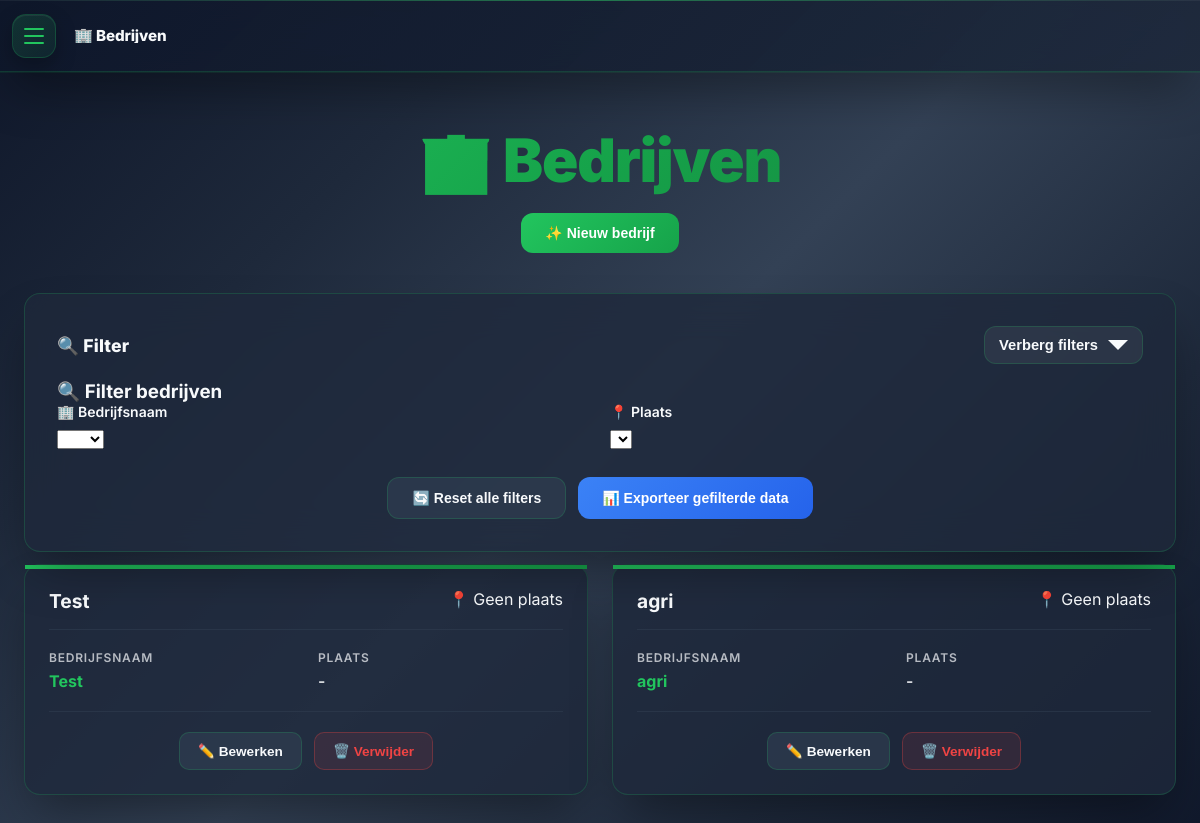
The page /bedrijven/ (signed in) on the database its author committed.
### tables this page shows
CREATE TABLE bedrijven (
    id TEXT PRIMARY KEY,
    naam TEXT NOT NULL,
    plaats TEXT,
    user_id TEXT NOT NULL,
    FOREIGN KEY (user_id) REFERENCES users(id)
);

### app/bedrijven/routes.py (the view, shortened to what this page needs)
@bedrijven_bp.route('/', methods=['GET', 'POST'])
@login_required
def bedrijven():
    conn = db.get_connection()
    bedrijven = conn.cursor().execute(
        'SELECT * FROM bedrijven WHERE user_id=?', (effective_user_id(),)
    ).fetchall()
    conn.close()
    return render_template('bedrijven/bedrijven.html', bedrijven=bedrijven)

### app/gebruikers/auth_utils.py (called while the page is built)
def effective_user_id():
    return session.get('view_as_user_id') or session.get('user_id')

def login_required(f):
    @wraps(f)
    def wrapper(*args, **kwargs):
        if 'user_id' not in session:
            flash("Log eerst in om verder te gaan.", "warning")
            return redirect(url_for('gebruikers.login'))
        return f(*args, **kwargs)
    return wrapper

### app/models/database_beheer.py (called while the page is built)
def get_connection():
    return sqlite3.connect(DB_NAME)

### app/bedrijven/templates/bedrijven/bedrijven.html (shortened to what this page needs)
<!DOCTYPE html>
<html lang="nl">
<head>
{% set _display_name = session.get('view_as_user_name')
                      or session.get('naam')
                      or session.get('username')
                      or 'Gebruiker' %}
  <link rel="stylesheet" href="{{ url_for('static', filename='css/quantum-navigation.css') }}">
  <link rel="stylesheet" href="https://cdn.jsdelivr.net/npm/choices.js@10.2.0/public/assets/styles/choices.min.css">
  <link rel="stylesheet" href="{{ url_for('static', filename='css/filter.css') }}">
  <link rel="stylesheet" href="{{ url_for('static', filename='css/quantum-modal.css') }}">
</head>
<body>
<nav id="quantumNav"
     data-component="QuantumNavigation"
     data-auto-init="true"
     data-current-page="bedrijven"
     data-admin-only="{{ 'true' if session.get('is_admin',0)==1 else 'false' }}"
     data-show-user-profile="true"
     data-user-name="{{ _display_name }}"
     data-user-avatar="{{ _display_name[0]|upper }}"
     data-user-role="{{ 'Admin' if session.get('is_admin',0)==1 else 'Gebruiker' }}">
  <button class="quantum-mobile-btn" id="quantumMobileBtn" aria-label="Menu"></button>
  <span class="quantum-page-label" id="quantumPageLabel" aria-current="page"></span>
</nav>
  <div class="container">
    <div class="header-row">
      <h1 id="pageTitle" class="sidebar-title"></h1>
      <div class="top-actions">
        <button class="action-btn" onclick="openAddDialog()">✨ Nieuw bedrijf</button>
      </div>
    </div>
    <div class="filter-section">
      <h3>🔍 Filter bedrijven</h3>
      <div class="filter-grid">
        <div class="filter-item">
          <label for="filter-naam">🏢 Bedrijfsnaam</label>
          <select id="filter-naam" data-placeholder="Kies bedrijf...">
            <option value=""></option>
          </select>
        </div>
        <div class="filter-item">
          <label for="filter-plaats">📍 Plaats</label>
          <select id="filter-plaats" data-placeholder="Kies plaats...">
            <option value=""></option>
          </select>
        </div>
      </div>
      <div class="filter-buttons">
        <button type="button" id="btn-reset" class="btn-reset">🔄 Reset alle filters</button>
        <button type="button" id="btn-export" class="btn-filter">📊 Exporteer gefilterde data</button>
      </div>
    </div>
    <div class="data-container">
      {% if bedrijven %}
      <div class="modern-grid" id="bedrijven-grid">
        {% for bedrijf in bedrijven %}
        <div class="data-card"
             data-id="{{ bedrijf[0] }}"
             data-naam="{{ bedrijf[1] }}"
             data-plaats="{{ bedrijf[2] or '' }}">
          <div class="card-header">
            <div class="card-title">{{ bedrijf[1] }}</div>
            <div class="card-date">📍 {{ bedrijf[2] or 'Geen plaats' }}</div>
          </div>
          <div class="card-content">
            <div>
              <div class="card-label">Bedrijfsnaam</div>
              <div class="card-value" style="color:var(--quantum-accent);font-weight:700">{{ bedrijf[1] }}</div>
            </div>
            <div>
              <div class="card-label">Plaats</div>
              <div class="card-value">{{ bedrijf[2] or '-' }}</div>
            </div>
          </div>
          <div class="card-actions">
            <button type="button" onclick="openEditDialog(
              '{{ bedrijf[0] }}','{{ bedrijf[1] }}','{{ bedrijf[2] }}'
            )" class="btn-edit">✏️ Bewerken</button>
            <form action="{{ url_for('bedrijven.bedrijven_delete', id=bedrijf[0]) }}" method="POST" style="display:inline;">
              <button type="button" class="danger-btn" onclick="confirmDelete(this, '{{ bedrijf[1] | e }}')">🗑️ Verwijder</button>
            </form>
          </div>
        </div>
        {% endfor %}
      </div>
      {% else %}
      <div class="no-data">
        <h3>🤷‍♂️ Geen bedrijven gevonden</h3>
        <p>Er zijn nog geen bedrijven toegevoegd aan het systeem.</p>
        <button onclick="openAddDialog()" class="action-btn">✨ Voeg het eerste bedrijf toe</button>
      </div>
      {% endif %}
    </div>
  </div>
</body>
</html>

### app/static/css/quantum-navigation.css (style rules this page uses)
:root { --quantum-primary:#0f172a; --quantum-secondary:#1e293b; --quantum-accent:#22c55e; --quantum-accent-dark:#16a34a; --quantum-text:#f8fafc; --quantum-text-muted:rgba(248,250,252,.7); --quantum-border:rgba(34,197,94,.22); --shadow-quantum:0 25px 50px -12px rgba(0,0,0,.4); --transition:all .28s cubic-bezier(.4,0,.2,1); --qnav-h: 72px; --qnav-gap: 12px; }
body { padding-top: calc(var(--qnav-h) + var(--qnav-gap)); }
.quantum-nav, .quantum-nav *,.quantum-nav *::before,.quantum-nav *::after { box-sizing:border-box; margin:0; padding:0; }
#quantumNav.quantum-nav { position:fixed; inset:0 0 auto 0; z-index:10000; min-height:72px; font-family:'Inter',system-ui,sans-serif; -webkit-font-smoothing:antialiased; text-rendering:optimizeLegibility; backdrop-filter:blur(18px) saturate(160%); background:linear-gradient(135deg, rgba(15,23,42,.95), rgba(30,41,59,.92)); border-bottom:1px solid var(--quantum-border); box-shadow:0 1px 0 rgba(34,197,94,.10), var(--shadow-quantum), inset 0 1px 0 rgba(255,255,255,.05); transition:background .25s ease, box-shadow .25s ease; display:flex; align-items:center; gap:8px; padding:0 12px; }
#quantumNav.quantum-nav::before { content:''; position:absolute; left:0; right:0; top:0; height:1px; background:linear-gradient(90deg, transparent, rgba(34,197,94,.7), transparent); opacity:.7; }
.quantum-mobile-btn { display:none; align-items:center; justify-content:center; width:44px; height:44px; border:0; cursor:pointer; position:relative; z-index:10002; border-radius:14px; color:var(--quantum-accent); background:linear-gradient(135deg, rgba(34,197,94,.16), rgba(34,197,94,.08)); border:1px solid var(--quantum-border); box-shadow:inset 0 1px 0 rgba(255,255,255,.06), 0 8px 20px rgba(0,0,0,.25); transition:transform .22s ease, box-shadow .22s ease, background .22s ease, border-color .22s ease; }
#quantumNav.use-drawer .quantum-mobile-btn { display:inline-flex; }
#quantumNav.js-ready.use-drawer .quantum-mobile-btn { display:inline-flex !important; }
#quantumNav .quantum-page-label { display:none; margin-left:10px; font-weight:800; font-size:.95rem; letter-spacing:-.01em; color:var(--quantum-text); white-space:nowrap; overflow:hidden; text-overflow:ellipsis; max-width:50vw; line-height:1; position:relative; z-index:10002; }
#quantumNav.use-drawer .quantum-page-label { display:inline-flex; align-items:center; }

### app/static/css/filter.css (style rules this page uses)
:root { --filter-radius: 16px; --filter-padding: 24px; --filter-gap: 20px; --filter-t: .28s cubic-bezier(.4,0,.2,1); --filter-caret-size: 10px; --q-accent: var(--quantum-accent, #22c55e); --q-accent-dark: var(--quantum-accent-dark, #16a34a); --q-surface: var(--quantum-surface, rgba(30,41,59,.8)); --q-surface-2: var(--quantum-secondary, #1e293b); --q-text: var(--quantum-text, #f8fafc); --q-text-muted: var(--quantum-text-muted, rgba(248,250,252,.78)); --q-border: var(--quantum-border, rgba(34,197,94,.22)); --q-shadow: 0 25px 50px -12px rgba(0,0,0,.45); --q-shadow-soft: 0 12px 30px rgba(0,0,0,.25); --chip-bg: rgba(34,197,94,.14); --chip-border: rgba(34,197,94,.28); }
.filter-section { position: relative; z-index: 5; background: var(--q-surface); backdrop-filter: blur(20px); border: 1px solid var(--q-border); border-radius: var(--filter-radius); padding: var(--filter-padding); box-shadow: var(--q-shadow); overflow: visible; }
.filter-grid { display:grid; grid-template-columns: repeat(auto-fit, minmax(250px,1fr)); gap: var(--filter-gap); margin-bottom: 16px; position: relative; z-index: 6; }
.filter-item { position:relative; z-index:7; }
.filter-item label { color: var(--q-text); font-weight: 700; font-size: .875rem; margin-bottom: 8px; display:block; }
.filter-buttons { display:flex; gap:12px; justify-content:center; flex-wrap:wrap; margin-top:12px; }
.btn-filter,.btn-reset { padding:12px 20px; border-radius:12px; border:1px solid transparent; cursor:pointer; font-weight:700; font-size:.9rem; transition: transform var(--filter-t), box-shadow var(--filter-t), background var(--filter-t), color var(--filter-t), border-color var(--filter-t); }
.btn-filter { background: linear-gradient(135deg, #3b82f6, #2563eb); color:#fff; }
.btn-reset { background: rgba(255,255,255,.06); color: var(--q-text); border-color: var(--q-border); }

### rows shown on the page
bedrijven: naam "Test", bedrijf "Geen plaats", bedrijf "-"
bedrijven: naam "agri", bedrijf "Geen plaats", bedrijf "-"
